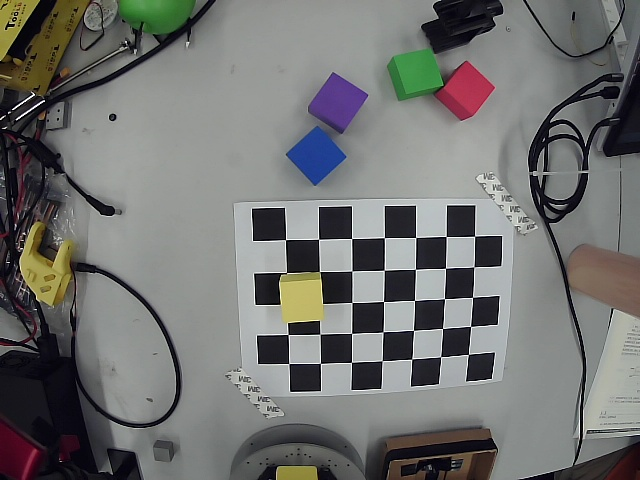
#> input picture scripts/scene.jpg, 640 x 480 px, found by its file name
$ python zoom_grip.py
#> lines starting #> are read from the running program, lines starting #| are printed output that depends on the picture
#!/usr/bin/env python3
"""放大画面底部（折叠位夹爪区域），检查方块是否还夹着。"""
import cv2

img = cv2.imread('/tmp/scene.jpg')
#> img is the input picture: shape (480, 640, 3); mean B, G, R 112.2, 113.9, 113.3
h, w = img.shape[:2]
#> h = 480; w = 640
crop = img[int(h * 0.72):h, int(w * 0.30):int(w * 0.85)]
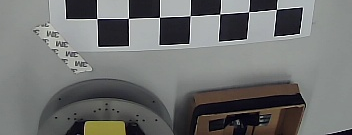
#> crop: shape (135, 352, 3); mean B, G, R 111.8, 112.8, 111.9
big = cv2.resize(crop, None, fx=3.0, fy=3.0, interpolation=cv2.INTER_CUBIC)
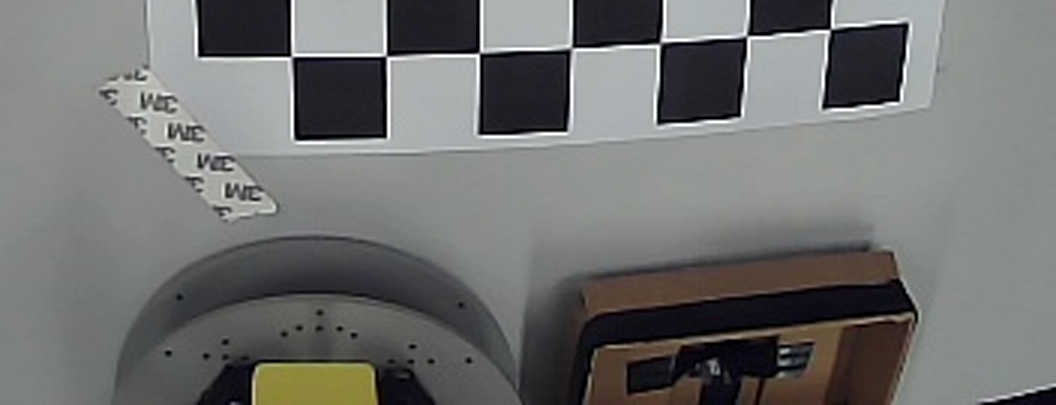
#> big: shape (405, 1056, 3); mean B, G, R 111.8, 112.9, 112
cv2.imwrite('/tmp/grip_zoom.jpg', big)
print('已写 /tmp/grip_zoom.jpg  crop y从', int(h * 0.72), 'x从', int(w * 0.30))
#> (printed output is left out)

$ run again, with scripts/at00_window2.jpg copied over scripts/scene.jpg
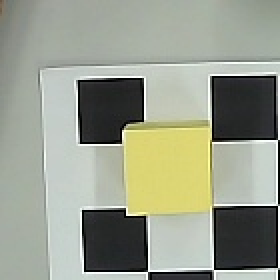
#> input picture scripts/at00_window2.jpg, 140 x 140 px, found by its file name (shown 2 times larger)
#> img is the input picture: shape (140, 140, 3); mean B, G, R 140.6, 156.4, 151.7
#> `crop = img[int(h * 0.72):h, int(w * 0.30):int(w * 0.85)]`:
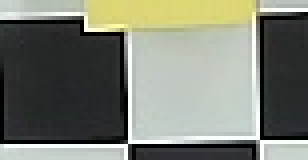
#> crop: shape (40, 77, 3) (shown 4 times larger); mean B, G, R 114.5, 126.3, 122.8
#> `big = cv2.resize(crop, None, fx=3.0, fy=3.0, interpolation=cv2.INTER_C..`:
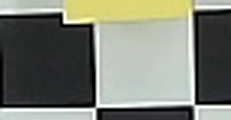
#> big: shape (120, 231, 3); mean B, G, R 114.6, 126.3, 122.9
#> (printed output is left out)
